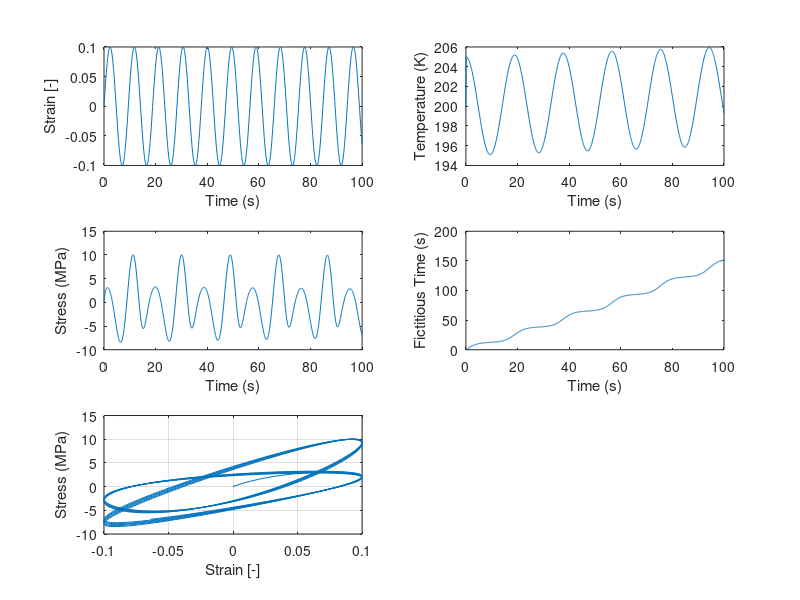

Reproduce this figure in MATLAB.
% Problem 11.16

clear all
% Discretize time axis
ts = linspace(0,100,1000);

% Set material properties
tau   = 1.5;     % sec
Ere   = 10;      % MPa
Erg   = 100;     % MPa
E1    = Erg-Ere; % MPa
beta  = .010;    % K/sec
gamma = 5.0;     % K
To    = 200;     % K
C1    = 10;      % [-]
C2    = 100;     % K

% Extract time step
dt = ts(2)-ts(1);

% Initialize state
hn     = 0;
aTold  = 1;
T(1)   = To;
e(1)   = 0;
sig(1) = 0;
xi(1)  = 0;
k      = 2;

% Loop and compute using Taylor, Pister, Goudreau (1970)
for t = ts(2:end)

  e(k)   = 0.1*sin(t/tau);
  de     = e(k) - e(k-1);
  T(k)   = To + beta*t + gamma*cos(t/(2*tau));

  aT     = 10^(-C1*(T(k)-To)/(C2+T(k)-To));
  xi(k)  = xi(k-1) + dt*(1/aT + 1/aTold)/2;
  dxi    = xi(k) - xi(k-1);

  hnp1   = hn*exp(-dxi/tau) + E1*de*exp(-dxi/(2*tau));

  sig(k) = Ere*e(k) + hnp1;

  aTold  = aT;
  hn     = hnp1;

  k      = k + 1;
end

subplot(3,2,1); plot(ts,e);
xlabel('Time (s)');
ylabel('Strain [-]');
subplot(3,2,2); plot(ts, T);
xlabel('Time (s)');
ylabel('Temperature (K)');
subplot(3,2,3); plot(ts,sig);
xlabel('Time (s)');
ylabel('Stress (MPa)');
subplot(3,2,4); plot(ts,xi);
xlabel('Time (s)');
ylabel('Fictitious Time (s)');
subplot(3,2,5); plot(e,sig);
xlabel('Strain [-]');
ylabel('Stress (MPa)'); grid on;

